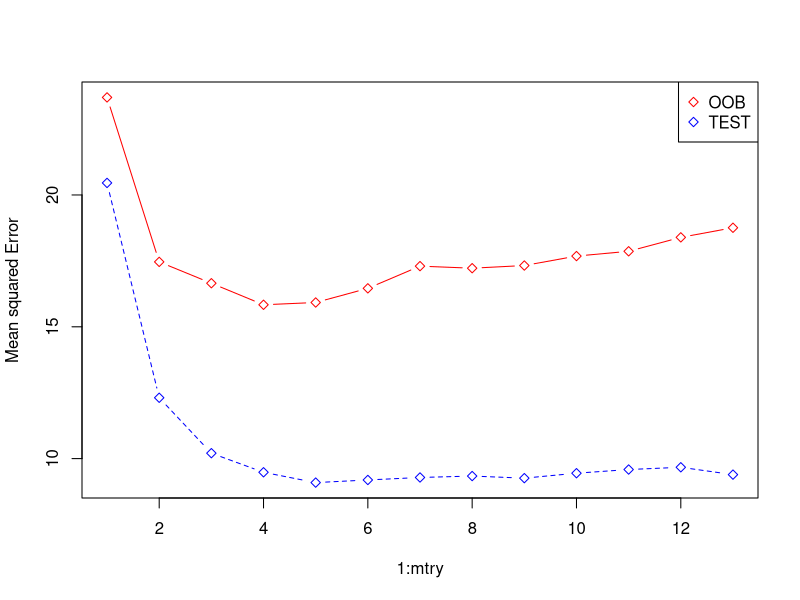

R code for this plot:
#CLASSIFICATION USING RANDOM TREE & BOOSTING

#      AUTHOR: MUIMI JUSTUS

#Install package MASS
#the dataset Boston is located in the installed package
#the dataset has 506 observation on 14 variables

#Load packages required
library(MASS)
library(randomForest)
names(Boston)
#peek the dataset
Boston
# class(Boston)
# table(names(Boston))
# summary(Boston)
# table(Boston)
# dim(Boston)
# ncol(Boston)
#Data preparation
set.seed(100)
#select 300 observations for training
training_data<-sample(1:nrow(Boston),300)

#Create the RF model
RF.Boston<-randomForest(medv~., data = Boston,subset = training_data)
RF.Boston
#set mtry to range from 1:13,ie 13 variables
#set 2 variables to record OOB and test errors
#restrict the number of trees to 350 as opposed to 500
#Fit the RF with those parameters

oob_err=double(13)
test_err=double(13)
#length of 13 double precision for higher accuracy
for( mtry in 1:13){
  fit<-randomForest(medv~.,data = Boston,subset = training_data,mtry=mtry,
                    ntree=350)
  oob_err[mtry]<-fit$mse[350]
  predicted<-predict(fit,Boston[-training_data,])
  #determine the test error
  test_err[mtry]=with(Boston[-training_data,], mean((medv-predicted)^2))
}
# fit
# oob_err
# test_err
#plot the output using matplot
cbind(test_err,oob_err)

# for phc "http://www.endmemo.com/program/R/pchsymbols.php"
matplot(1:mtry,cbind(test_err,oob_err),pch = 23,col = c("red","blue"),
        type = "b", ylab="Mean squared Error")
legend("topright",legend =c("OOB", "TEST"), pch =23,col = c("red","blue"))
# names(Boston)
# table(Boston[4])

#BOOSTING









